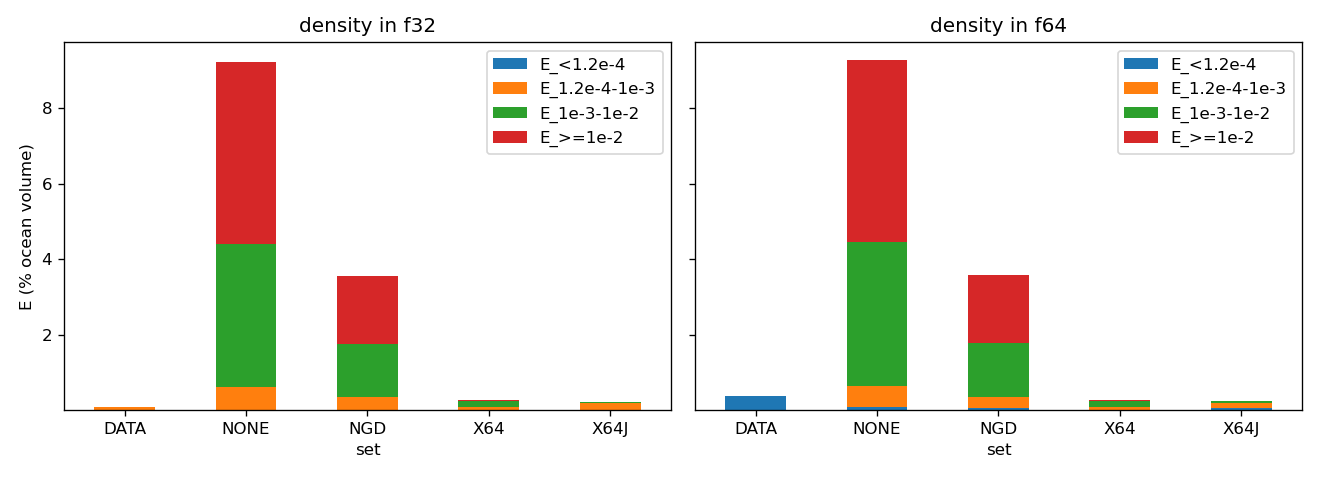

Here is the Python script that generated this plot:
"""
Steps 0 and 1 of PLAN.md : reproduce the eval density error E (`compute_density_error`) and split it by the magnitude of
the inversion |g|, g = rho[k+1] - rho[k] < 0, with the density computed in float32 (as the torch observer) and in float64
(as the eval), on the training data and on saved generations.

Output : `step1_bins.csv`, `step1_depth.csv`, `step1_bins.png` in this folder.
"""
from pathlib import Path
import sys
PRP = f'{Path(__file__).resolve().parents[4]}/'
sys.path.append(f'{PRP}/Diffusion_Model/')
sys.path.append(f'{PRP}/Results/analysis_scripts/')
sys.path.append(PRP)

import numpy as np
import pandas as pd
import torch
import xarray as xr
import matplotlib.pyplot as plt
from configs.base_config import TrainingConfig
from DataLoader import get_dataloader, get_infos
from TransformFields import TransformationPipeline
from pipelines.State import Observer
from metrics import get_density_at_surface_tensor, compute_density_error

HERE = Path(__file__).parent
R = '/Volumes/LoCe/oceandata/models/dino-fusion/tav0h83b/inference/test_new_sampler_clip'
RUNS = {'NONE' : 'none', 'NGD' : 'negative_grad_density_sqrt_eta0.3_eps0',
        'X64' : 'combo_iso5e-6_zm0.1_eps1.66e-1', 'X64J' : 'combo_iso5e-6_zm0.1_eps1.66e-1_joint0.01'}
MESH = f'{PRP}/Results/analysis_scripts/data/DINO_1deg_mesh_mask_david_renamed.nc'
BINS = [0.0, 1.2e-4, 1e-3, 1e-2, np.inf]
BIN_NAMES = ['<1.2e-4', '1.2e-4-1e-3', '1e-3-1e-2', '>=1e-2']
BANDS = {'0-9' : slice(0, 10), '10-24' : slice(10, 25), '25-35' : slice(25, 36)}


def physical(x, observer) :
    """Temperature and salinity (b, 36, i, j) float32 on the file levels of normalised states x (b, c, i, j)."""
    with torch.no_grad() :
        u = observer.unnormalized(x)
    return u['toce'], u['soce']


def split_E(T, S, volume, dtype) :
    """
        Density error split by inversion magnitude, density in `dtype`.
    Returns :
        E (b,) total %, E_bins (b, 4) %, E_depth (b, 35) % (contribution of the inversions below each level k),
        ties (b,) % volume with g == 0 exactly, g (b, 35, i, j)
    """
    rho = get_density_at_surface_tensor(T.to(dtype), S.to(dtype))
    g = rho[:, 1:] - rho[:, :-1]
    v = volume[1:].to(dtype)                      # xarray diff keeps the lower level, weighted by its volume
    total = volume.sum().to(dtype)
    inv = (g < 0) & torch.isfinite(g)
    mag = -g
    E_bins = torch.stack([((inv & (mag >= lo) & (mag < hi)) * v).nansum(dim=(1, 2, 3)) for lo, hi in zip(BINS[:-1], BINS[1:])], 1)
    E_depth = (inv * v).nansum(dim=(2, 3))
    ties = ((g == 0) * v).nansum(dim=(1, 2, 3))
    return 100 * E_bins.sum(1) / total, 100 * E_bins / total, 100 * E_depth / total, 100 * ties / total, g


def eval_E(T, S, mesh) :
    """E of the eval function itself, on the same T, S."""
    batch = {'toce' : np.nan_to_num(T.numpy()), 'soce' : np.nan_to_num(S.numpy())}
    return compute_density_error(batch, mesh)


if __name__ == '__main__' :
    config = TrainingConfig()
    observer = Observer('data', config)
    volume = observer.volume
    mesh = xr.open_dataset(MESH).isel(time_counter=0).rename({'nav_lev' : 'depth', 'y' : 'nav_lat', 'x' : 'nav_lon'})

    transform = TransformationPipeline(get_infos(config.data_file), config.fields, config.normalisation)
    states = torch.cat([b for b in get_dataloader(config.data_file, transform, batch_size=32, shuffle=False)])
    rng = np.random.default_rng(0)
    sets = {'DATA' : states[rng.choice(len(states), 64, replace=False)]}
    del states
    sets.update({k : torch.tensor(np.load(f'{R}/{v}/generated.npy')) for k, v in RUNS.items()})

    rows, depth_rows, f32_ties = [], [], {}
    for name, x in sets.items() :
        T, S = physical(x, observer)
        E_ref = eval_E(T, S, mesh)
        for dt, dtype in [('f32', torch.float32), ('f64', torch.float64)] :
            E, E_bins, E_depth, ties, g = split_E(T, S, volume, dtype)
            if dt == 'f32' :
                f32_ties[name] = (g == 0)
            else :
                on_tie = (((g < 0) & f32_ties[name]) * volume[1:]).nansum(dim=(1, 2, 3)) / (((g < 0) & torch.isfinite(g)) * volume[1:]).nansum(dim=(1, 2, 3)).clamp(min=1e-30)
            for b in range(len(x)) :
                row = {'set' : name, 'dtype' : dt, 'sample' : b, 'E' : E[b].item(), 'E_eval' : float(E_ref[b]), 'ties' : ties[b].item(),
                       **{f'E_{n}' : E_bins[b, i].item() for i, n in enumerate(BIN_NAMES)}}
                for band, s in BANDS.items() :
                    row[f'E_lev{band}'] = E_depth[b, s].sum().item()
                if dt == 'f64' :
                    row['f64_inv_on_f32_tie'] = on_tie[b].item()
                rows.append(row)
            depth_rows += [{'set' : name, 'dtype' : dt, 'level' : k + 1, 'E' : E_depth[:, k].mean().item()} for k in range(E_depth.shape[1])]
        print(name, 'done')

    df = pd.DataFrame(rows)
    df.to_csv(HERE / 'step1_bins.csv', index=False)
    pd.DataFrame(depth_rows).to_csv(HERE / 'step1_depth.csv', index=False)
    cols = ['E_eval', 'E', 'ties'] + [f'E_{n}' for n in BIN_NAMES] + [f'E_lev{b}' for b in BANDS] + ['f64_inv_on_f32_tie']
    summary = df.groupby(['set', 'dtype'], sort=False)[cols].mean()
    pd.set_option('display.width', 250)
    print(summary.to_string(float_format=lambda v : f'{v:.4g}'))
    summary.to_csv(HERE / 'step1_summary.csv')

    fig, axes = plt.subplots(1, 2, figsize=(11, 4), sharey=True)
    for ax, dt in zip(axes, ['f32', 'f64']) :
        s = summary.xs(dt, level='dtype')[[f'E_{n}' for n in BIN_NAMES]]
        s.plot.bar(stacked=True, ax=ax, rot=0)
        ax.set_title(f'density in {dt}')
        ax.set_ylabel('E (% ocean volume)')
    fig.tight_layout()
    fig.savefig(HERE / 'step1_bins.png', dpi=120)
